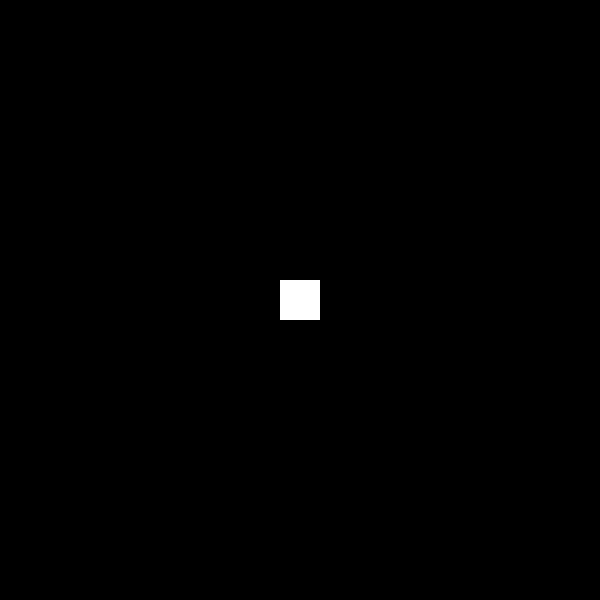
Frame 1 (no input)
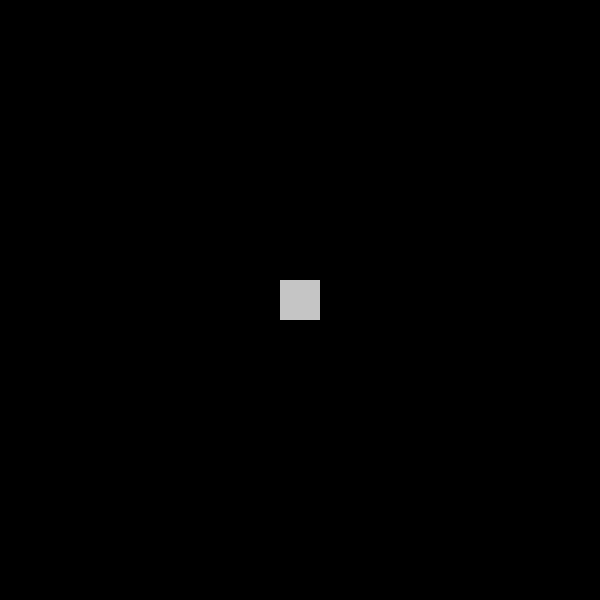
Frame 60 (no input)
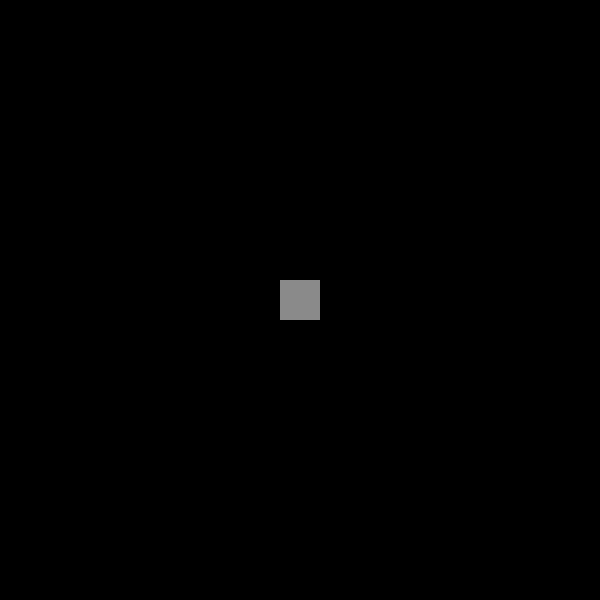
Frame 120 (the mouse pressed at the canvas centre since frame 60)

The p5.js sketch that drew these frames (run headless with seeded random() and noise() and a simulated clock; from frame 60 on, the mouse is pressed at the canvas centre):

// p5.js sketch
// ── sketch.js
let boxColor = 255;
let colorChange = 1;
let bgColor = 0;

function setup() {
    createCanvas(600, 600);
}

function draw() {
    background(bgColor);
    rectMode(CENTER);

    if (boxColor > 255 || boxColor < bgColor) {
      colorChange = -colorChange;
    }
    boxColor = boxColor + colorChange;
    noStroke()
    fill(boxColor)
    rect(width/2, width/2, 40, 40)
}
